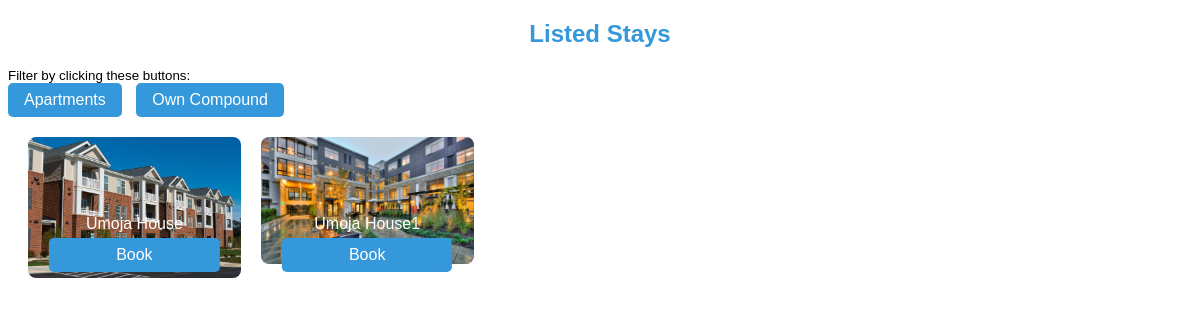
The page /properties on the database as committed earlier.
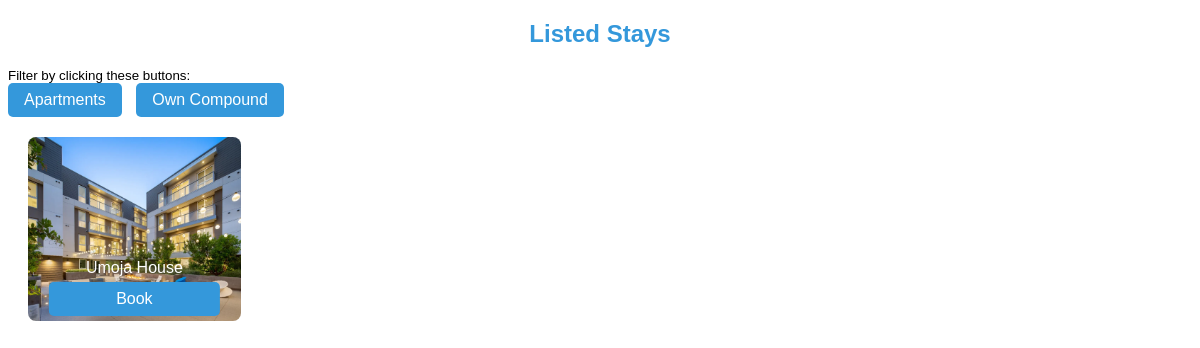
The same page on the database as committed later.
### tables this page shows
CREATE TABLE properties (
                id INTEGER PRIMARY KEY AUTOINCREMENT,
                name TEXT NOT NULL,
                image BLOB NOT NULL,
                description TEXT NOT NULL,
                thumbnail BLOB NOT NULL,
                interiorimg1 BLOB NOT NULL,
                interiorimg2 BLOB NOT NULL,
                interiorimg3 BLOB NOT NULL,
                interiorimg4 BLOB NOT NULL,
                Price INTEGER NOT NULL,
                Amenities TEXT NOT NULL,
                admin_id INTEGER NOT NULL,
                property_type TEXT NOT NULL,
                FOREIGN KEY (admin_id) REFERENCES admins (id)
            );

### app.py (the view)
@app.route('/properties')
def properties():
    try:
        with sqlite3.connect('users.db') as connection:
            cursor = connection.cursor()
            cursor.execute("SELECT name, thumbnail FROM properties")
            properties_data = cursor.fetchall()
        return render_template('properties.html', properties_data=properties_data)
    except Exception as e:
        print(f"Error fetching properties: {e}")
        properties_data = []
        return render_template('properties.html', properties_data=properties_data, error=str(e))

### templates/properties.html (shortened to what this page needs)
<!DOCTYPE html>
<html lang="en">
<head>
</head>
<body>
    <h2>Listed Stays</h2>
    <p>Filter by clicking these buttons:</p>
    <div class="type-buttons">
        <a href="/type/Apartment" class="type-button">Apartments</a>
        <a href="/type/Own Compound" class="type-button">Own Compound</a>
    </div>
    <div class="image-grid">
        {% for property_data in properties_data %}
            <div class="image-item">
                <img src="/{{ property_data[1] }}" alt="{{ property_data[0] }}">
                <div class="image-caption-container">
                    <div class="image-caption">{{ property_data[0] }}</div>
                    <div><a href="/booking/" class="book-button">Book</a></div>
                </div>
            </div>
        {% endfor %}
    </div>
</body>
</html>

Rows that differ between the two databases and show on the page:
removed properties: thumbnail (picture), name "Umoja House1"
changed properties "Umoja House": thumbnail: a different picture
